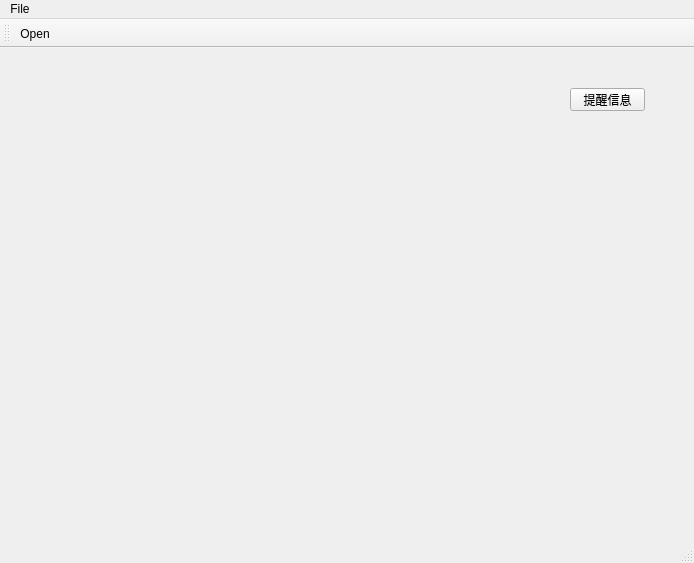
<?xml version="1.0" encoding="UTF-8"?>
<ui version="4.0">
 <class>TestQtBaseUIClass</class>
 <widget class="QMainWindow" name="TestQtBaseUIClass">
  <property name="geometry">
   <rect>
    <x>0</x>
    <y>0</y>
    <width>694</width>
    <height>563</height>
   </rect>
  </property>
  <property name="windowTitle">
   <string>TestQtBaseUI</string>
  </property>
  <widget class="QWidget" name="centralWidget">
   <widget class="QPushButton" name="btnAlert">
    <property name="geometry">
     <rect>
      <x>570</x>
      <y>40</y>
      <width>75</width>
      <height>23</height>
     </rect>
    </property>
    <property name="text">
     <string>提醒信息</string>
    </property>
   </widget>
  </widget>
  <widget class="QMenuBar" name="menuBar">
   <property name="geometry">
    <rect>
     <x>0</x>
     <y>0</y>
     <width>694</width>
     <height>23</height>
    </rect>
   </property>
   <widget class="QMenu" name="menuFile">
    <property name="title">
     <string>File</string>
    </property>
    <addaction name="actionOpen_2"/>
   </widget>
   <addaction name="menuFile"/>
  </widget>
  <widget class="QToolBar" name="mainToolBar">
   <attribute name="toolBarArea">
    <enum>TopToolBarArea</enum>
   </attribute>
   <attribute name="toolBarBreak">
    <bool>false</bool>
   </attribute>
   <addaction name="actionOpen"/>
  </widget>
  <widget class="QStatusBar" name="statusBar"/>
  <action name="actionOpen">
   <property name="text">
    <string>Open</string>
   </property>
  </action>
  <action name="actionOpen_2">
   <property name="text">
    <string>Open</string>
   </property>
  </action>
 </widget>
 <layoutdefault spacing="6" margin="11"/>
 <resources>
  <include location="TestQtBaseUI.qrc"/>
 </resources>
 <connections/>
</ui>
